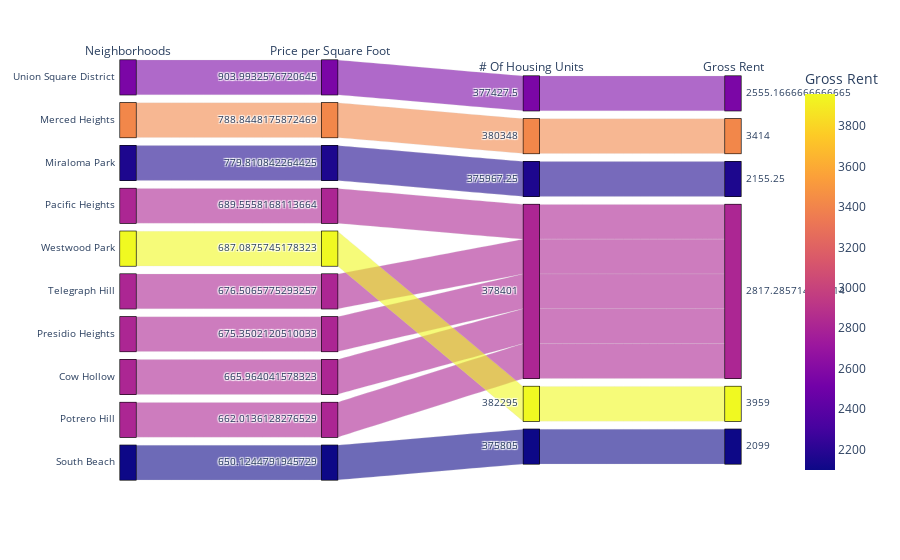

This figure's notebook cell:
### Code cell
# Parallel Categories Plot
top_10_cat_plot = px.parallel_categories(
    top_10.reset_index(),
    dimensions=["neighborhood", "sale_price_sqr_foot", "housing_units", "gross_rent"],
    color="gross_rent",

    labels={
        "neighborhood": "Neighborhoods",
        "sale_price_sqr_foot": "Price per Square Foot",
        "housing_units": "# Of Housing Units",
        "prop_size": "Property Size",
        "gross_rent": "Gross Rent",
    }
)

top_10_cat_plot.show()

### Figure 1 — Plotly figure (JSON) as saved in the notebook; plotly's stock layout.template omitted (floating-point values rounded to 4 significant figures)
{"data": [{"dimensions": [{"label": "Neighborhoods", "values": ["Union Square District", "Merced Heights", "Miraloma Park", "Pacific Heights", "Westwood Park", "Telegraph Hill", "Presidio Heights", "Cow Hollow", "Potrero Hill", "South Beach"]}, {"label": "Price per Square Foot", "values": [904.0, 788.8, 779.8, 689.6, 687.1, 676.5, 675.4, 666.0, 662.0, 650.1]}, {"label": "# Of Housing Units", "values": [377400.0, 380348, 376000.0, 378401, 382295, 378401, 378401, 378401, 378401, 375805]}, {"label": "Gross Rent", "values": [2555.0, 3414, 2155.0, 2817.0, 3959, 2817.0, 2817.0, 2817.0, 2817.0, 2099]}], "domain": {"x": [0, 1], "y": [0, 1]}, "line": {"color": [2555.0, 3414, 2155.0, 2817.0, 3959, 2817.0, 2817.0, 2817.0, 2817.0, 2099], "coloraxis": "coloraxis"}, "name": "", "type": "parcats"}], "layout": {"autosize": true, "coloraxis": {"colorbar": {"title": {"text": "Gross Rent"}}, "colorscale": [[0, "#0d0887"], [0.1111, "#46039f"], [0.2222, "#7201a8"], [0.3333, "#9c179e"], [0.4444, "#bd3786"], [0.5556, "#d8576b"], [0.6667, "#ed7953"], [0.7778, "#fb9f3a"], [0.8889, "#fdca26"], [1, "#f0f921"]]}, "legend": {"tracegroupgap": 0}, "margin": {"t": 60}}}
